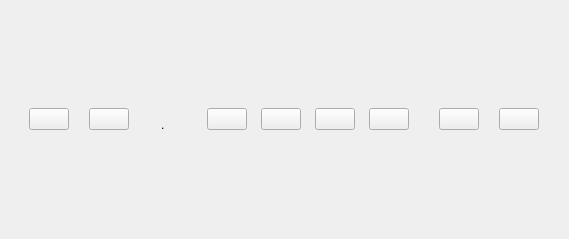
<?xml version="1.0" encoding="UTF-8"?>
<ui version="4.0">
 <class>PLSBgmLibraryItem</class>
 <widget class="QFrame" name="PLSBgmLibraryItem">
  <property name="geometry">
   <rect>
    <x>0</x>
    <y>0</y>
    <width>490</width>
    <height>239</height>
   </rect>
  </property>
  <property name="windowTitle">
   <string>Frame</string>
  </property>
  <layout class="QHBoxLayout" name="horizontalLayout_2">
   <property name="spacing">
    <number>20</number>
   </property>
   <property name="leftMargin">
    <number>29</number>
   </property>
   <property name="rightMargin">
    <number>30</number>
   </property>
   <item>
    <layout class="QHBoxLayout" name="horizontalLayout_3">
     <property name="rightMargin">
      <number>0</number>
     </property>
     <item>
      <widget class="QPushButton" name="listenBtn">
       <property name="text">
        <string/>
       </property>
      </widget>
     </item>
     <item>
      <widget class="QPushButton" name="loadingBtn">
       <property name="text">
        <string/>
       </property>
      </widget>
     </item>
    </layout>
   </item>
   <item>
    <layout class="QVBoxLayout" name="verticalLayout">
     <property name="spacing">
      <number>2</number>
     </property>
     <property name="topMargin">
      <number>0</number>
     </property>
     <property name="bottomMargin">
      <number>0</number>
     </property>
     <item>
      <spacer name="verticalSpacer_2">
       <property name="orientation">
        <enum>Qt::Vertical</enum>
       </property>
       <property name="sizeHint" stdset="0">
        <size>
         <width>20</width>
         <height>40</height>
        </size>
       </property>
      </spacer>
     </item>
     <item>
      <widget class="QLabel" name="nameLabel">
       <property name="sizePolicy">
        <sizepolicy hsizetype="Preferred" vsizetype="Preferred">
         <horstretch>0</horstretch>
         <verstretch>0</verstretch>
        </sizepolicy>
       </property>
       <property name="text">
        <string/>
       </property>
      </widget>
     </item>
     <item>
      <layout class="QHBoxLayout" name="horizontalLayout">
       <property name="spacing">
        <number>5</number>
       </property>
       <item>
        <widget class="QLabel" name="itemProducerLabel">
         <property name="styleSheet">
          <string notr="true">background:transparent;</string>
         </property>
         <property name="text">
          <string/>
         </property>
        </widget>
       </item>
       <item>
        <widget class="QLabel" name="itemPointLabel">
         <property name="styleSheet">
          <string notr="true">background:transparent;</string>
         </property>
         <property name="text">
          <string>.</string>
         </property>
         <property name="alignment">
          <set>Qt::AlignLeading|Qt::AlignLeft|Qt::AlignTop</set>
         </property>
        </widget>
       </item>
       <item>
        <widget class="QLabel" name="itemDurationLabel">
         <property name="styleSheet">
          <string notr="true">background:transparent;</string>
         </property>
         <property name="text">
          <string/>
         </property>
        </widget>
       </item>
       <item>
        <spacer name="horizontalSpacer_7">
         <property name="orientation">
          <enum>Qt::Horizontal</enum>
         </property>
         <property name="sizeHint" stdset="0">
          <size>
           <width>40</width>
           <height>20</height>
          </size>
         </property>
        </spacer>
       </item>
      </layout>
     </item>
     <item>
      <spacer name="verticalSpacer">
       <property name="orientation">
        <enum>Qt::Vertical</enum>
       </property>
       <property name="sizeHint" stdset="0">
        <size>
         <width>20</width>
         <height>40</height>
        </size>
       </property>
      </spacer>
     </item>
    </layout>
   </item>
   <item>
    <layout class="QHBoxLayout" name="horizontalLayout_4">
     <property name="spacing">
      <number>14</number>
     </property>
     <property name="leftMargin">
      <number>10</number>
     </property>
     <property name="rightMargin">
      <number>10</number>
     </property>
     <item>
      <widget class="QPushButton" name="fifteenButton">
       <property name="text">
        <string/>
       </property>
       <property name="checkable">
        <bool>true</bool>
       </property>
       <attribute name="buttonGroup">
        <string notr="true">buttonGroup</string>
       </attribute>
      </widget>
     </item>
     <item>
      <widget class="QPushButton" name="thirtyButton">
       <property name="text">
        <string/>
       </property>
       <property name="checkable">
        <bool>true</bool>
       </property>
       <attribute name="buttonGroup">
        <string notr="true">buttonGroup</string>
       </attribute>
      </widget>
     </item>
     <item>
      <widget class="QPushButton" name="sixtyButton">
       <property name="text">
        <string/>
       </property>
       <property name="checkable">
        <bool>true</bool>
       </property>
       <attribute name="buttonGroup">
        <string notr="true">buttonGroup</string>
       </attribute>
      </widget>
     </item>
     <item>
      <widget class="QPushButton" name="fullButton">
       <property name="text">
        <string/>
       </property>
       <property name="checkable">
        <bool>true</bool>
       </property>
       <attribute name="buttonGroup">
        <string notr="true">buttonGroup</string>
       </attribute>
      </widget>
     </item>
    </layout>
   </item>
   <item>
    <layout class="QHBoxLayout" name="horizontalLayout_5">
     <property name="rightMargin">
      <number>0</number>
     </property>
     <item>
      <widget class="QPushButton" name="checkBtn">
       <property name="enabled">
        <bool>true</bool>
       </property>
       <property name="sizePolicy">
        <sizepolicy hsizetype="Preferred" vsizetype="Fixed">
         <horstretch>0</horstretch>
         <verstretch>0</verstretch>
        </sizepolicy>
       </property>
       <property name="text">
        <string/>
       </property>
      </widget>
     </item>
     <item>
      <widget class="QPushButton" name="addBtn">
       <property name="sizePolicy">
        <sizepolicy hsizetype="Preferred" vsizetype="Fixed">
         <horstretch>0</horstretch>
         <verstretch>0</verstretch>
        </sizepolicy>
       </property>
       <property name="text">
        <string/>
       </property>
      </widget>
     </item>
    </layout>
   </item>
  </layout>
 </widget>
 <resources/>
 <connections/>
 <buttongroups>
  <buttongroup name="buttonGroup"/>
 </buttongroups>
</ui>
